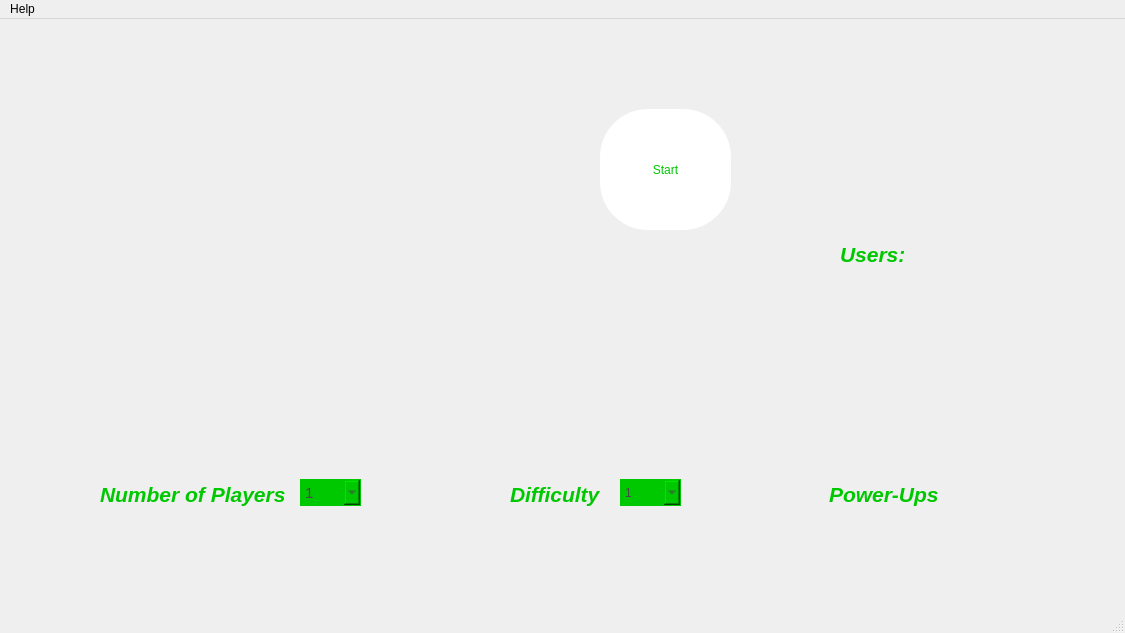
<?xml version="1.0" encoding="UTF-8"?>
<ui version="4.0">
 <class>Start</class>
 <widget class="QMainWindow" name="Start">
  <property name="enabled">
   <bool>true</bool>
  </property>
  <property name="geometry">
   <rect>
    <x>0</x>
    <y>0</y>
    <width>1125</width>
    <height>633</height>
   </rect>
  </property>
  <property name="windowTitle">
   <string>All-4-Pong</string>
  </property>
  <widget class="QWidget" name="centralwidget">
   <widget class="QPushButton" name="start_Btn">
    <property name="enabled">
     <bool>true</bool>
    </property>
    <property name="geometry">
     <rect>
      <x>600</x>
      <y>90</y>
      <width>131</width>
      <height>121</height>
     </rect>
    </property>
    <property name="styleSheet">
     <string notr="true">background-color: rgb(255, 255, 255);
color: rgb(0, 200, 0);
border-radius: 48px;</string>
    </property>
    <property name="text">
     <string>Start</string>
    </property>
   </widget>
   <widget class="QComboBox" name="players_comboBox">
    <property name="geometry">
     <rect>
      <x>300</x>
      <y>460</y>
      <width>61</width>
      <height>27</height>
     </rect>
    </property>
    <property name="font">
     <font>
      <pointsize>11</pointsize>
     </font>
    </property>
    <property name="styleSheet">
     <string notr="true">color: rgb(71, 71, 71);
background-color: rgb(0, 200, 0);
border: 1px solid rgb(0, 200, 0);</string>
    </property>
    <item>
     <property name="text">
      <string>1</string>
     </property>
    </item>
    <item>
     <property name="text">
      <string>2</string>
     </property>
    </item>
    <item>
     <property name="text">
      <string>3</string>
     </property>
    </item>
    <item>
     <property name="text">
      <string>4</string>
     </property>
    </item>
   </widget>
   <widget class="QLabel" name="label">
    <property name="geometry">
     <rect>
      <x>100</x>
      <y>460</y>
      <width>201</width>
      <height>31</height>
     </rect>
    </property>
    <property name="font">
     <font>
      <pointsize>16</pointsize>
      <weight>75</weight>
      <italic>true</italic>
      <bold>true</bold>
     </font>
    </property>
    <property name="styleSheet">
     <string notr="true">color: rgb(0, 200, 0);</string>
    </property>
    <property name="text">
     <string>Number of Players</string>
    </property>
   </widget>
   <widget class="QComboBox" name="dif_comboBox_">
    <property name="geometry">
     <rect>
      <x>620</x>
      <y>460</y>
      <width>61</width>
      <height>27</height>
     </rect>
    </property>
    <property name="styleSheet">
     <string notr="true">color: rgb(71, 71, 71);
background-color: rgb(0, 200, 0);
border: 1px solid rgb(0, 200, 0);</string>
    </property>
    <item>
     <property name="text">
      <string>1</string>
     </property>
    </item>
    <item>
     <property name="text">
      <string>2</string>
     </property>
    </item>
    <item>
     <property name="text">
      <string>3</string>
     </property>
    </item>
   </widget>
   <widget class="QLabel" name="label_2">
    <property name="geometry">
     <rect>
      <x>510</x>
      <y>460</y>
      <width>101</width>
      <height>31</height>
     </rect>
    </property>
    <property name="font">
     <font>
      <pointsize>16</pointsize>
      <weight>75</weight>
      <italic>true</italic>
      <bold>true</bold>
     </font>
    </property>
    <property name="styleSheet">
     <string notr="true">color: rgb(0, 200, 0);</string>
    </property>
    <property name="text">
     <string>Difficulty</string>
    </property>
   </widget>
   <widget class="QCheckBox" name="power_checkBox">
    <property name="geometry">
     <rect>
      <x>810</x>
      <y>460</y>
      <width>141</width>
      <height>31</height>
     </rect>
    </property>
    <property name="font">
     <font>
      <pointsize>16</pointsize>
      <weight>75</weight>
      <italic>true</italic>
      <bold>true</bold>
     </font>
    </property>
    <property name="styleSheet">
     <string notr="true">color: rgb(0,200,0);
background-color: rgba(0, 200, 255, 0);</string>
    </property>
    <property name="text">
     <string>Power-Ups</string>
    </property>
   </widget>
   <widget class="QLabel" name="lblConnected">
    <property name="geometry">
     <rect>
      <x>840</x>
      <y>220</y>
      <width>151</width>
      <height>31</height>
     </rect>
    </property>
    <property name="font">
     <font>
      <pointsize>16</pointsize>
      <weight>75</weight>
      <italic>true</italic>
      <bold>true</bold>
     </font>
    </property>
    <property name="styleSheet">
     <string notr="true">color: rgb(0, 200, 0);</string>
    </property>
    <property name="text">
     <string>Users: </string>
    </property>
   </widget>
   <widget class="QLabel" name="lblBckgrndImg">
    <property name="geometry">
     <rect>
      <x>0</x>
      <y>0</y>
      <width>1125</width>
      <height>633</height>
     </rect>
    </property>
    <property name="text">
     <string/>
    </property>
    <property name="pixmap">
     <pixmap resource="resources.qrc">:/images/a-4-p-main-menu-background.png</pixmap>
    </property>
   </widget>
   <zorder>lblBckgrndImg</zorder>
   <zorder>start_Btn</zorder>
   <zorder>players_comboBox</zorder>
   <zorder>label</zorder>
   <zorder>dif_comboBox_</zorder>
   <zorder>label_2</zorder>
   <zorder>power_checkBox</zorder>
   <zorder>lblConnected</zorder>
  </widget>
  <widget class="QMenuBar" name="menubar">
   <property name="geometry">
    <rect>
     <x>0</x>
     <y>0</y>
     <width>1125</width>
     <height>25</height>
    </rect>
   </property>
   <widget class="QMenu" name="menuAll_4_Pong">
    <property name="title">
     <string>Help</string>
    </property>
    <widget class="QMenu" name="menuAbout">
     <property name="title">
      <string>About</string>
     </property>
    </widget>
    <addaction name="separator"/>
    <addaction name="menuAbout"/>
   </widget>
   <addaction name="menuAll_4_Pong"/>
  </widget>
  <widget class="QStatusBar" name="statusbar"/>
  <action name="actionAbout">
   <property name="text">
    <string>About</string>
   </property>
  </action>
  <action name="actionH">
   <property name="text">
    <string>H</string>
   </property>
  </action>
 </widget>
 <resources>
  <include location="resources.qrc"/>
 </resources>
 <connections/>
</ui>
